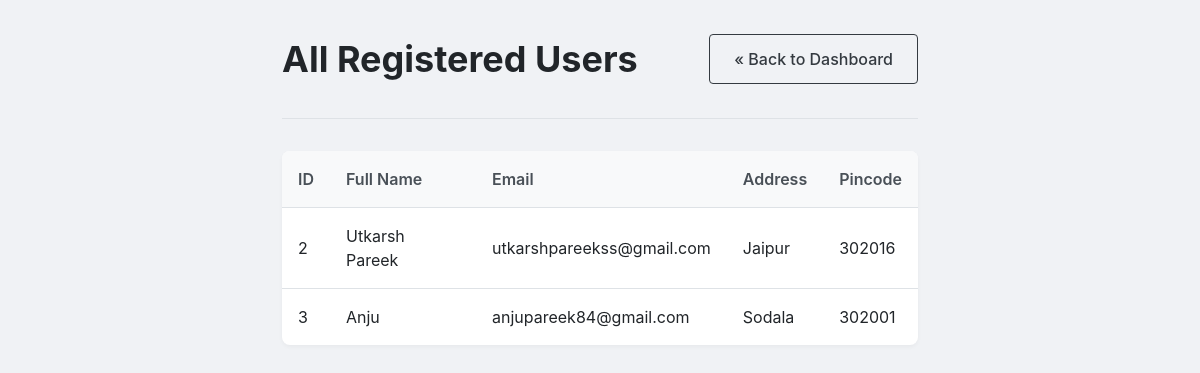
Before: /admin/users (signed in) with the older database file.
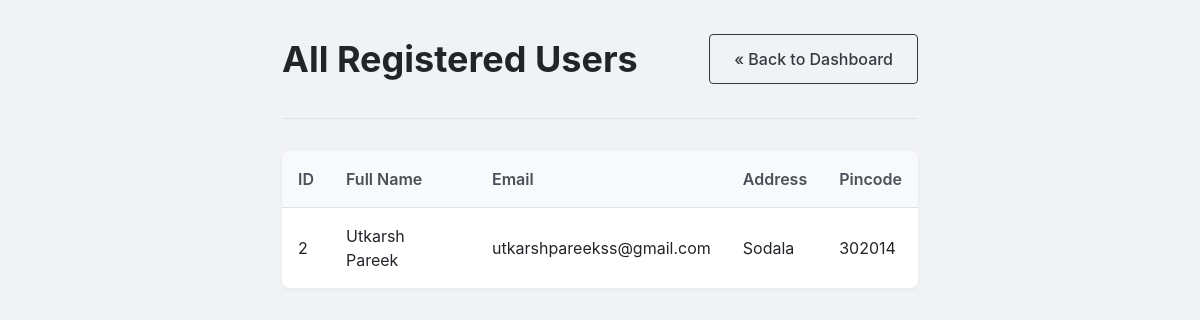
After: the same page with the newer database file.
### models/database.py (models this page shows, shortened)
class User(db.Model):
    __tablename__ = 'user'
    id = db.Column(db.Integer, primary_key=True)
    email = db.Column(db.String(120), unique=True, nullable=False)
    full_name = db.Column(db.String(50), nullable=False)
    password_hash = db.Column(db.String(128), nullable=False)
    is_admin = db.Column(db.Boolean, default=False, nullable=False)
    address = db.Column(db.String(100), nullable=False)
    pincode = db.Column(db.String(10), nullable=False)
    reservations = db.relationship('Reservation', backref='spot', lazy=True, cascade="all, delete-orphan")
    reservations = db.relationship('Reservation', backref='user', lazy=True, cascade="all, delete-orphan")

### routes/admin_routes.py (the view)
@admin_bp.route('/admin/users')
def view_users():
    if not session.get('is_admin'):
        flash('You must be an admin to view this page.', 'danger')
        return redirect(url_for('auth.login'))
    users = User.query.filter_by(is_admin=False).all()
    return render_template('admin/view_users.html', users=users)

### templates/admin/view_users.html
{% extends "layout.html" %}
{% block content %}
<div class="dashboard-container">
    <div class="dashboard-header">
        <h1>All Registered Users</h1>
        <a href="{{ url_for('admin.admin_dashboard') }}" class="btn btn-outline">&laquo; Back to Dashboard</a>
    </div>
    <hr>
    {% if users %}
    <table class="data-table">
        <thead>
            <tr>
                <th>ID</th>
                <th>Full Name</th>
                <th>Email</th>
                <th>Address</th>
                <th>Pincode</th>
            </tr>
        </thead>
        <tbody>
            {% for user in users %}
            <tr>
                <td>{{ user.id }}</td>
                <td>{{ user.full_name }}</td>
                <td>{{ user.email }}</td>
                <td>{{ user.address }}</td>
                <td>{{ user.pincode }}</td>
            </tr>
            {% endfor %}
        </tbody>
    </table>
    {% else %}
    <div class="card-placeholder">
        <p>There are no registered users yet.</p>
    </div>
    {% endif %}
</div>
{% endblock %}

Changed rows visible on the page:
removed User: id "3", full_name "Anju", email "anjupareek84@gmail.com", address "Sodala", pincode "302001"
changed User "Utkarsh Pareek": address "Jaipur" → "Sodala"; pincode "302016" → "302014"
